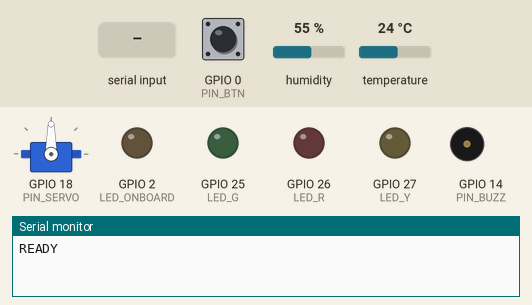
Recording of a sketch running on a simulated ESP32. Shown: servo, output pins drawn as LEDs (lit = HIGH), buzzer (waves = sounding, pin HIGH), the last lines printed to the serial monitor. The inputs (shaded band) are chosen by the test bench; at power-on: GPIO 0 (PIN_BTN) HIGH, humidity 55 %, temperature 24 °C.

Above: at 1.7 s.
1.8 s: "H90\n" received over Serial
At 4.1 s:
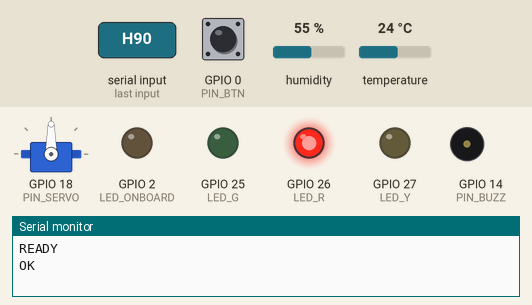
5.1 s: "A\n" received over Serial
At 6.3 s:
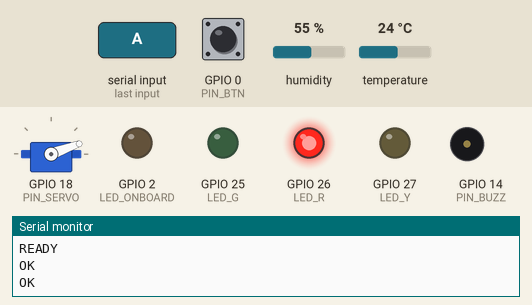
6.6 s: "R90\n" received over Serial
At 8.5 s:
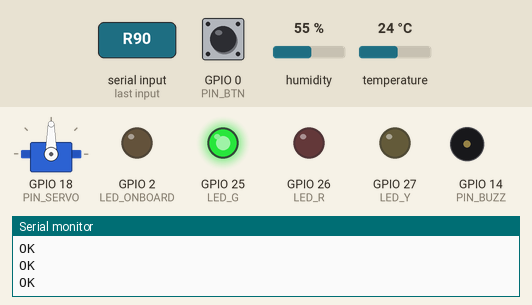
9.3 s: "V90\n" received over Serial
At 11.3 s:
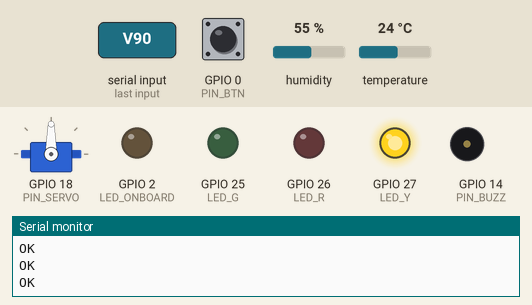
14.4 s: "A\n" received over Serial
At 14.8 s:
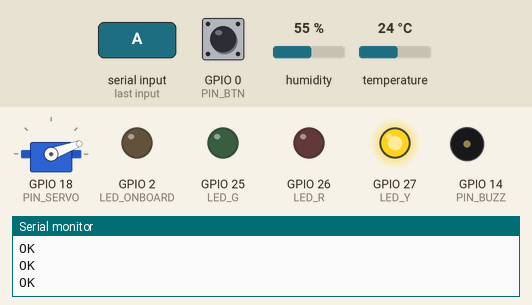
Timing chart, 0 to 16.9 s (numbered marks = the images above; inputs shaded):
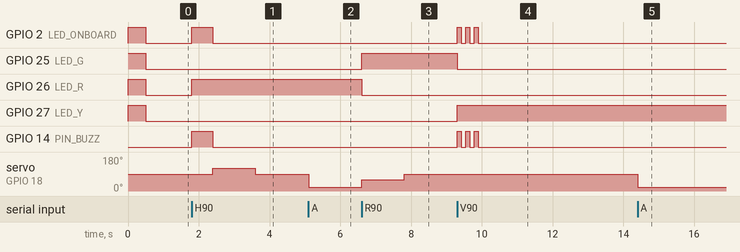

Measured:
- after the input at 1.8 s, GPIO 2 (LED_ONBOARD), GPIO 14 (PIN_BUZZ): LOW → HIGH at once, → LOW 0.60 s later; GPIO 26 (LED_R): LOW → HIGH at once; servo on GPIO 18 (PIN_SERVO): 90° → 120° after 0.60 s, → 90° 1.2 s later
- after the input at 5.1 s, servo on GPIO 18 (PIN_SERVO): 90° → 20° at once
- after the input at 6.6 s, GPIO 25 (LED_G): LOW → HIGH at once; GPIO 26 (LED_R): HIGH → LOW at once; servo on GPIO 18 (PIN_SERVO): 20° → 60° at once, → 90° 1.2 s later
- after the input at 9.3 s, GPIO 2 (LED_ONBOARD), GPIO 14 (PIN_BUZZ): alternates HIGH for 0.12 s and LOW for 0.12 s, 6 changes in all, then stays LOW, starting at once; GPIO 25 (LED_G): HIGH → LOW at once; GPIO 27 (LED_Y): LOW → HIGH at once
- after the input at 14.4 s, servo on GPIO 18 (PIN_SERVO): 90° → 20° at once

The sketch:

sorter_node_esp32.ino
```cpp
// sorter_node_esp32.ino - esp32 firmware for the prototype: dht22 (humidity), mq-135 (gas), tilt servo, optional leds and buzzer, boot button as trigger
//
// Same one-line serial protocol as the Arduino version (115200 baud):
//   P      ping                      -> PONG
//   S      read sensors              -> {"m":<humidity x10, 0-1000>,"g":<gas 0-1023>,"t":<temp C>,"h":<humidity %>}
//   R      auto-sorted: tray tilts left
//   H      hazardous: long beep, tray tilts right
//   V      manual review: tray stays level, 3 short beeps
//   C      contamination reject: tray stays level, 2 long beeps
//   A<deg> move the tray to an angle for tuning, e.g. A60
// The BOOT button (GPIO0) sends the line BTN when pressed after start-up.
// "m" is the DHT22 relative humidity times 10 (it plays the role of the moisture channel); m = 0 means the DHT22 gave no reading,
// which makes the host fall back to the gas-only model by itself.
//
// WIRING (ESP32 DevKit, 30/38 pin):
//   DHT22   VCC -> 3V3,  GND -> GND,  DATA -> GPIO4   (bare 4-pin DHT22: add 10k between DATA and 3V3; 3-pin module already has it)
//   MQ-135  VCC -> VIN (5V pin, board powered over USB),  GND -> GND,
//           AO -> 10k resistor -> GPIO34, and 10k resistor from GPIO34 to GND   (voltage divider: AO is up to 5V, the ESP32 pin only takes 3.3V)
//   Servo   red -> VIN (5V),  brown/black -> GND,  orange/yellow signal -> GPIO18
//   Optional green LED GPIO25, red LED GPIO26, yellow LED GPIO27 (each through 220 ohm to GND), active buzzer GPIO14 (+) to GND (-)
//
// ARDUINO IDE: board "ESP32 Dev Module"; libraries "ESP32Servo", "DHT sensor library" (Adafruit) and "Adafruit Unified Sensor".

#include <ESP32Servo.h>
#include <DHT.h>

const int PIN_DHT = 4;
const int PIN_GAS = 34;
const int PIN_SERVO = 18;
const int PIN_BTN = 0;
const int LED_G = 25;
const int LED_R = 26;
const int LED_Y = 27;
const int PIN_BUZZ = 14;
const int LED_ONBOARD = 2;

const float GAS_DIVIDER = 2.0;     // two equal resistors (10k + 10k) halve the voltage; use 1.5 for 10k on top and 20k at the bottom

// tune these on the bench so the tray tilts about 25-30 degrees each way
int ANGLE_CENTER = 90;
int ANGLE_LEFT = 60;
int ANGLE_RIGHT = 120;

DHT dht(PIN_DHT, DHT22);
Servo tray;
String line = "";
float rh = NAN, tc = NAN;
unsigned long lastDht = 0;
bool btnWas = false;
unsigned long btnAt = 0;

void leds(bool g, bool r, bool y) {
  digitalWrite(LED_G, g);
  digitalWrite(LED_R, r);
  digitalWrite(LED_Y, y);
}

void beep(int ms) {
  digitalWrite(PIN_BUZZ, HIGH);
  digitalWrite(LED_ONBOARD, HIGH);
  delay(ms);
  digitalWrite(PIN_BUZZ, LOW);
  digitalWrite(LED_ONBOARD, LOW);
}

// the DHT22 can only be read about every 2 seconds, so keep a smoothed value up to date in the background
void updateDht(bool force) {
  if (!force && millis() - lastDht < 2500) return;
  lastDht = millis();
  float h = dht.readHumidity();
  float t = dht.readTemperature();
  if (!isnan(h)) rh = isnan(rh) ? h : 0.5f * rh + 0.5f * h;
  if (!isnan(t)) tc = t;
}

// MQ-135 output on a 0-1023 scale of the 5 V supply (the same scale the host software expects)
int readGas() {
  long sum = 0;
  for (int i = 0; i < 32; i++) {
    sum += analogReadMilliVolts(PIN_GAS);
    delay(2);
  }
  float pin_mv = sum / 32.0f;
  float out_mv = pin_mv * GAS_DIVIDER;
  int g = (int)(out_mv / 5000.0f * 1023.0f);
  return constrain(g, 0, 1023);
}

void tilt(int angle) {
  tray.write(angle);
  delay(700);
}

void level() {
  tray.write(ANGLE_CENTER);
  delay(400);
}

void act(char c) {
  switch (c) {
    case 'R':
      leds(true, false, false);
      tilt(ANGLE_LEFT);
      delay(500);
      level();
      break;
    case 'H':
      leds(false, true, false);
      beep(600);
      tilt(ANGLE_RIGHT);
      delay(500);
      level();
      break;
    case 'V':
      leds(false, false, true);
      for (int i = 0; i < 3; i++) { beep(120); delay(120); }
      break;
    case 'C':
      leds(false, false, true);
      for (int i = 0; i < 2; i++) { beep(400); delay(200); }
      break;
    default:
      return;
  }
  Serial.println("OK");
}

void handle(String cmd) {
  cmd.trim();
  if (cmd.length() == 0) return;
  char c = cmd.charAt(0);
  if (c == 'P') {
    Serial.println("PONG");
  } else if (c == 'S') {
    if (isnan(rh)) updateDht(true);
    int g = readGas();
    int m = isnan(rh) ? 0 : (int)(rh * 10.0f);
    Serial.print("{\"m\":");
    Serial.print(m);
    Serial.print(",\"g\":");
    Serial.print(g);
    Serial.print(",\"t\":");
    Serial.print(isnan(tc) ? 0.0f : tc, 1);
    Serial.print(",\"h\":");
    Serial.print(isnan(rh) ? 0.0f : rh, 1);
    Serial.println("}");
  } else if (c == 'A') {
    int a = constrain(cmd.substring(1).toInt(), 20, 160);
    tray.write(a);
    Serial.println("OK");
  } else {
    act(c);
  }
}

void setup() {
  Serial.begin(115200);
  pinMode(LED_G, OUTPUT);
  pinMode(LED_R, OUTPUT);
  pinMode(LED_Y, OUTPUT);
  pinMode(PIN_BUZZ, OUTPUT);
  pinMode(LED_ONBOARD, OUTPUT);
  pinMode(PIN_BTN, INPUT_PULLUP);
  analogSetPinAttenuation(PIN_GAS, ADC_11db);
  dht.begin();
  tray.setPeriodHertz(50);
  tray.attach(PIN_SERVO, 500, 2400);
  tray.write(ANGLE_CENTER);
  leds(true, true, true);
  digitalWrite(LED_ONBOARD, HIGH);
  delay(500);
  leds(false, false, false);
  digitalWrite(LED_ONBOARD, LOW);
  Serial.println("READY");
}

void loop() {
  updateDht(false);
  while (Serial.available()) {
    char ch = (char)Serial.read();
    if (ch == '\n') {
      handle(line);
      line = "";
    } else if (ch != '\r') {
      line += ch;
    }
  }
  bool pressed = digitalRead(PIN_BTN) == LOW;
  if (pressed && !btnWas && millis() - btnAt > 300 && millis() > 3000) {
    Serial.println("BTN");
    btnAt = millis();
  }
  btnWas = pressed;
}
```
